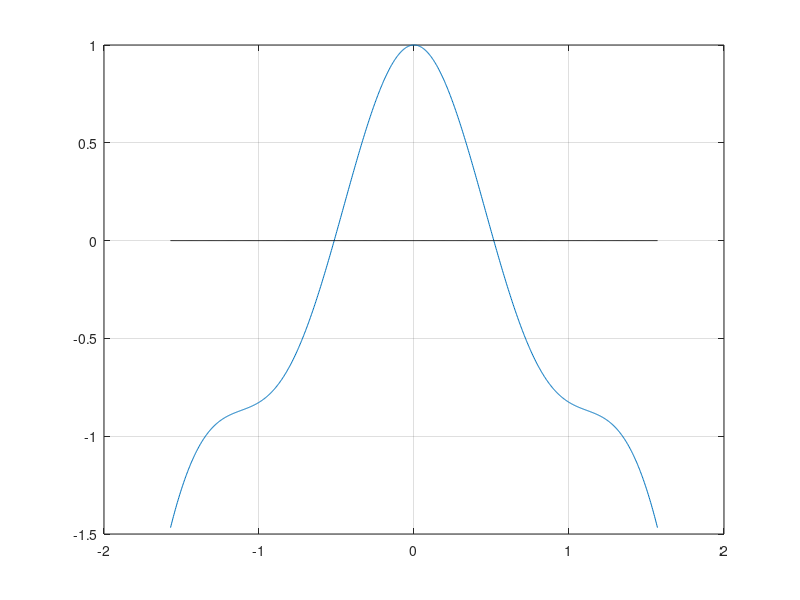

The MATLAB source for this figure: (Note: this script raises an error after producing the figure.)
%%%%%%%
% es4: PUNTO FISSO
%%%%%%%

clc; clear; close all

%% punto 1
f = @(x) cos(2*x).^2 - x.^2;
x = linspace(-pi/2,pi/2,1000);
plot(x,f(x),x,zeros(size(x)),'k');
grid on

%% punto 2 teorico. 
% phi' = 1 + Af'
% -1 < phi'(a) < 1  --> -2 < Af' < 0
% Notando che f'(a) < 0, il metodo di punto fisso 
% converge per 0 < A < -2/f'(a)

%% punto 3 - 1) determinazione dell'intervallo di ammissibilita' per A
figure
phi = @(x) x + 0.1*(cos(2*x).^2 - x.^2)
[succ1,it1] = ptofis(0.1,phi,1000,1e-10,-pi/2,pi/2);

df = @(x) -4*cos(2*x).*sin(2*x)-2*x
df_a = df(succ1(end)) % derivata di f nella soluzione = -2.7955
Asup = -2/(df_a)

%% punto 3 - 2) studio della convergenza al variare di A
% prove "random"
phi6 = @(x) x + 0.6*(cos(2*x).^2 - x.^2)
figure
[succ2,it2] = ptofis(0.1,phi6,1000,1e-10,-pi/2, pi/2);
% x0 lontano dalla soluzione
figure
[succ3,it3] = ptofis(2,phi6,1000,1e-10,-pi/2, pi);

% A > Asup
figure
phi75 = @(x) x + 0.75*(cos(2*x).^2 - x.^2)
[succ4,it4] = ptofis(0.1,phi75,1000,1e-10,-pi/2, pi);

%% punto 4
% ordine 1
% Il fattore di riduzione teorico e' phi'(a), ovvero 1 + A*(df_a)
[p,c] = stimap(succ1);
fprintf(' -----Stima teorica: %f\n\n',1 + 0.1*df_a)
[p,c] = stimap(succ2);
fprintf(' -----Stima teorica: %f\n\n',1 + 0.6*df_a)
% Perfetta aderenza tra il fattore di riduzione stimato e teorico 

%% punto 5
% Ho secondo ordine se phi'(a) = 0, ovvero se A = -1/f'(a)
A_opt = -1/df_a
phi_opt = @(x) x + A_opt*(cos(2*x).^2 - x.^2)
[succ5,it5] = ptofis(0.1,phi_opt,1000,1e-10,-pi/2, pi/2);
[p,c] = stimap(succ5); % ordine 2

%% punto 6
phiN = @(x) x - (cos(2*x).^2 - x.^2)./(-4*cos(2*x).*sin(2*x)-2*x)
figure
plot (x, phiN (x), 'b', [-3:0.01:3], [-3:0.01:3], 'g');
grid on
axis ([-2 2 -2 2]);

vett_sol=[];
vett_x0 = [0.01:0.01:1];
figure
for x0 = vett_x0
    [succ,it] = ptofis(x0,phiN,1000,1e-10,-pi/2, pi/2);
    vett_sol = [vett_sol succ(end)];
end
figure
plot(vett_x0,vett_sol,'o--')
